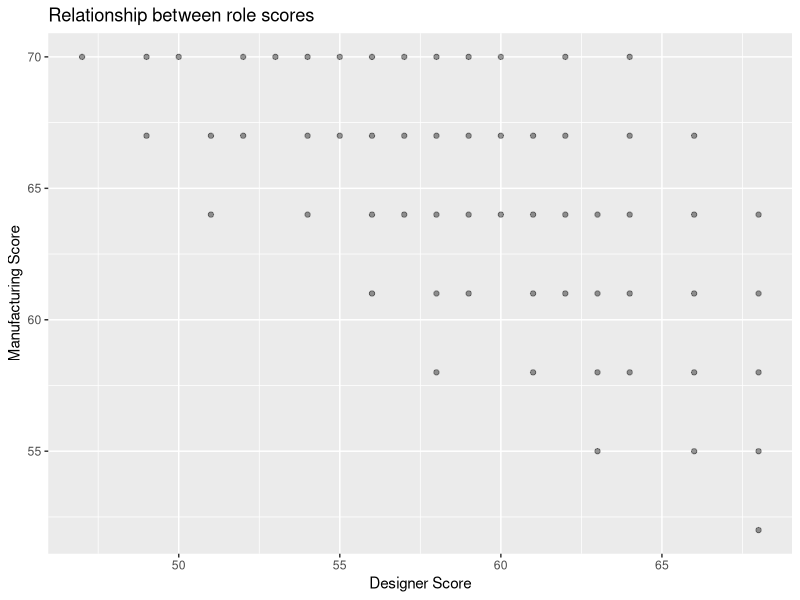
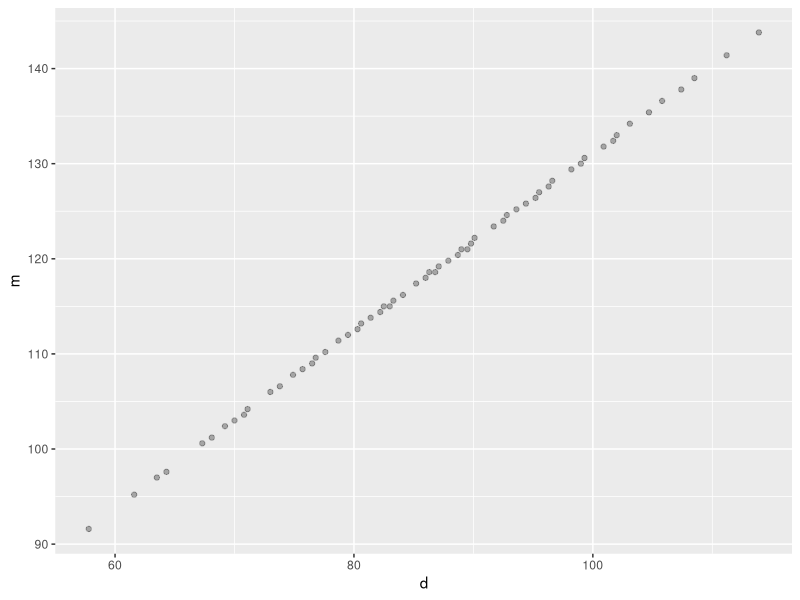
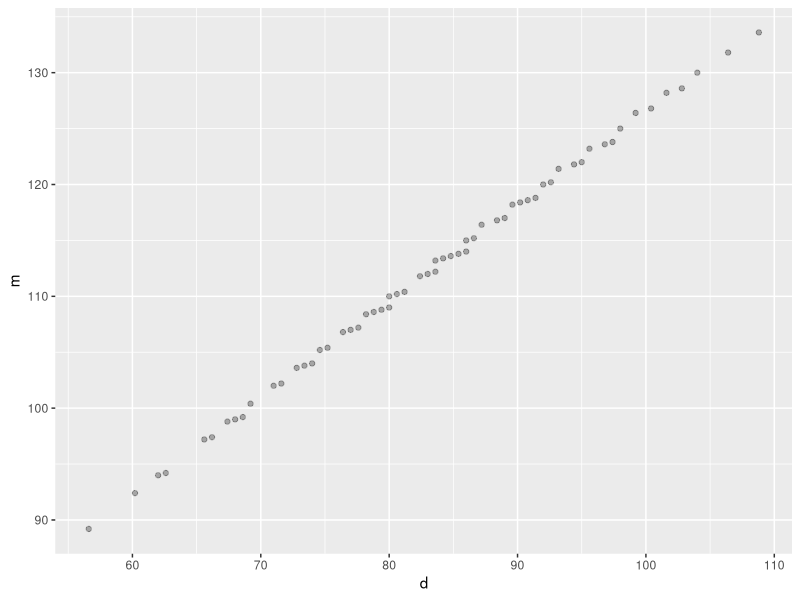
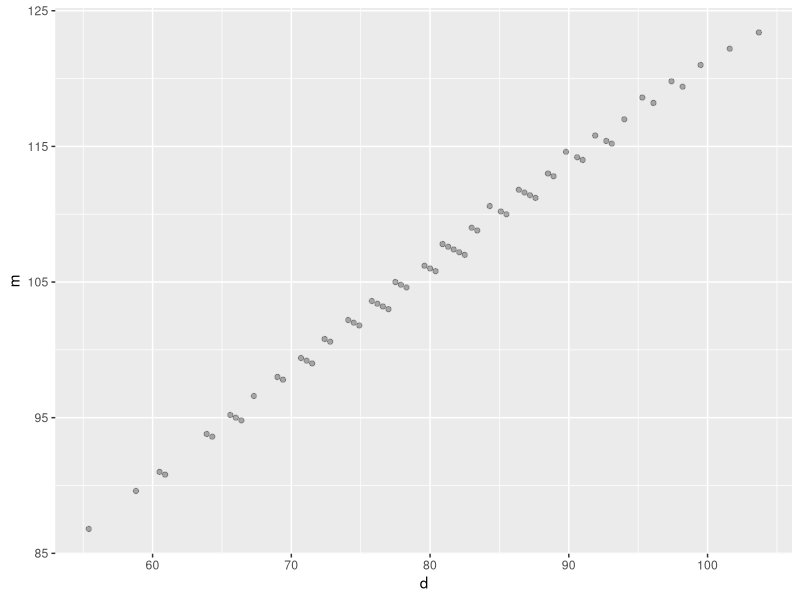
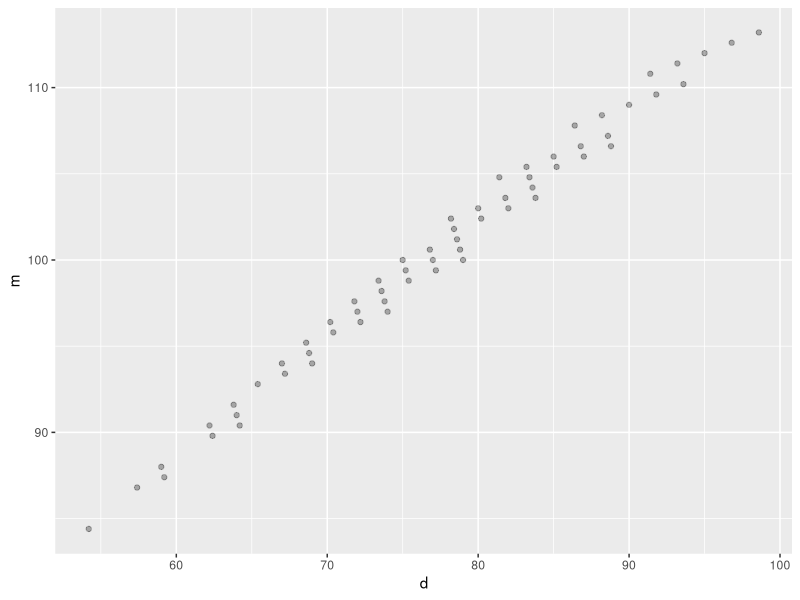
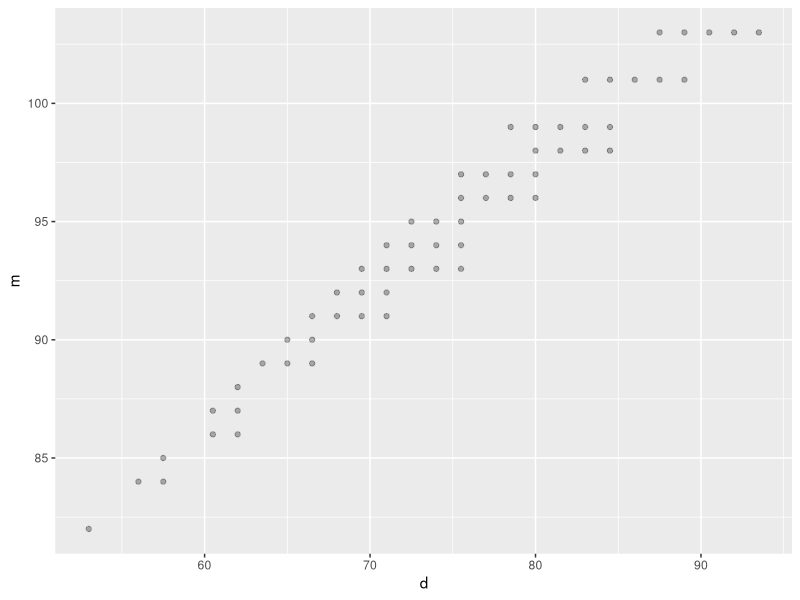
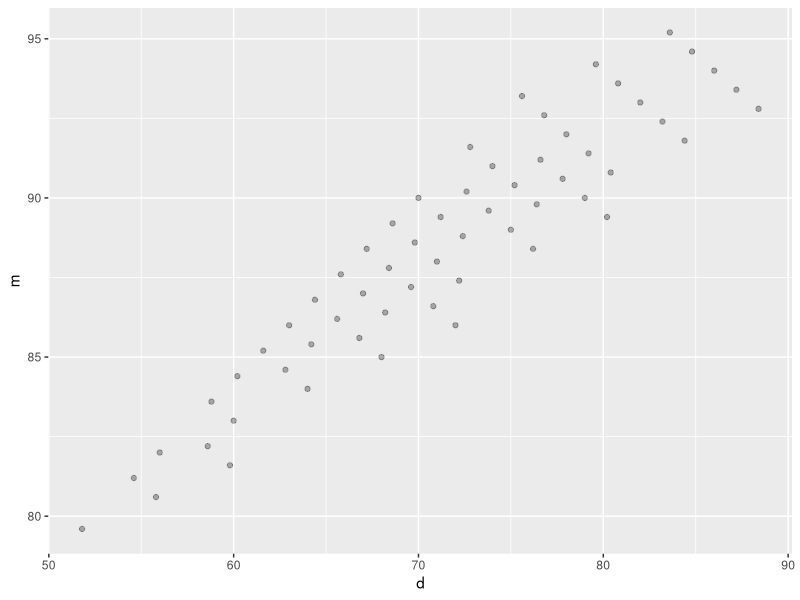
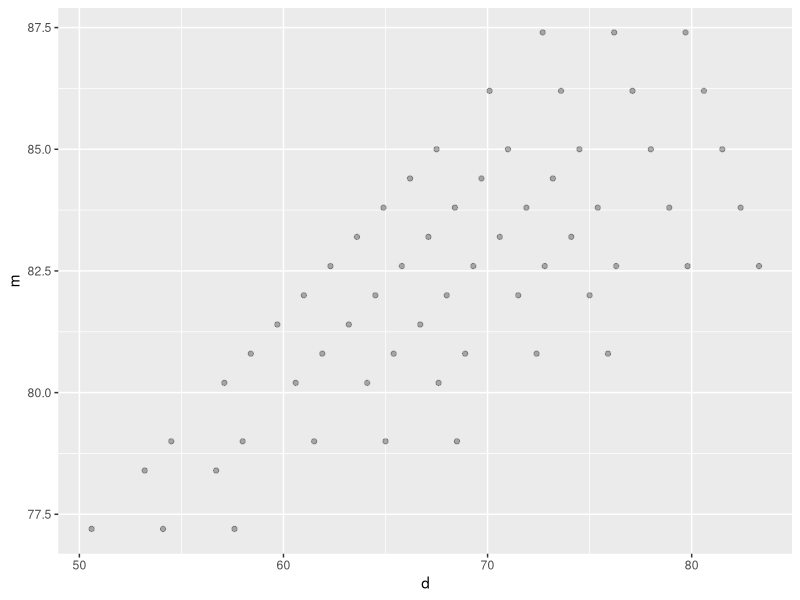

Reproduce these figures in R, in order.
## ---- chunk 1
knitr::opts_chunk$set(echo = TRUE)
library(tidyverse)
library(magrittr)
library(gtools)
## ---- chunk 2
ref_info <- list(
  shape = c("Triangle", "Parallelogram", "Trapezoid"),
  shape_abbr = c("t", "p", "z"),
  str = c(4, 6, 5),
  flex = c(2, 4, 8),
  cost = c(6, 10, 16),
  cost_multipliers = c(
    m = 1,
    d = .5),
  rel_val_m = c(0, 0, -3),
  rel_val_d = c(3, 5, 5),
  budget = 70
)
## ---- chunk 3

# This is the basic scoring function for either player
score_basic <- function(str, flex, cost, cost_multiplier, budget) {
  return(str + flex + ((budget - cost) * cost_multiplier))
}

# Not much special here, just calculates the basics before sending it to score_basic
score_player <- function(shape_vec, role, ref = ref_info) {
  
  if (role == "d" | role == "m") {} else {
    stop("role is not 'd' fr designer or 'm' for manufacturer. Please specify to calculate scores:")
  }
  
  basic_score_vec <- c(
    strength = sum(ref[["str"]] * shape_vec), # calculating strength is based on ref_info
    flexibility = sum(ref[["flex"]] * shape_vec), # calculating flexibility is based on ref_info
    cost = sum(ref[["cost"]] * shape_vec) # calculating cost is based on ref_info
  )
  
  cost_multiply <- ref_info[["cost_multipliers"]][[role]]
  budge <- ref_info[["budget"]]
  
  score_vec <- c(
    basic_score_vec,
    player_score = score_basic(basic_score_vec[["strength"]],
                               basic_score_vec[["flexibility"]],
                               basic_score_vec[["cost"]],
                               cost_multiply,
                               budge
                               ))
  
  return(score_vec)
}
## ---- chunk 4
n_shape <- 0:7
max_shapesum <- max(n_shape)
min_shapesum <- 4

exclusion_fn <- function(shape_vec, max = max_shapesum, min = min_shapesum) {
  if (sum(shape_vec) > max) {return(F)} # don't exceed shape maximum
  if (sum(shape_vec) < min) {return(F)} # you need at least 4 to fill in the figure
  if (shape_vec[1] < 1) {return(F)} # solutions must include at least 1 triangle
  if (shape_vec[1] < 2 & any(sum(shape_vec) < 5, shape_vec[3] < 2)) {return(F)} # if there are less than 2 triangles, you need at least 5 shapes and 2 of them need to be trapezoids
  if (shape_vec[3] < 1 & shape_vec[1] < 3) {return(F)} # if you 
  return(T)
}

shape_perms <- gtools::permutations(length(n_shape), 3, v = n_shape, repeats.allowed = T) %>% 
  t %>% as.data.frame %>% 
  extract(map_lgl(., exclusion_fn))
## ---- chunk 5
# This determines scores for each player for each combination of shapes used to fill in the outline of the plane
all_scores <- cbind(shape_perms %>% t %>% as.data.frame %>% set_colnames(c("t", "p", "z")), 
                    # calculates designer scores for each permutation
                    map2_dfr(shape_perms, rep("d", ncol(shape_perms)), score_player) %>% 
                      rename(d = player_score), 
                    # calculates manufacturer scores for each permutation
                    map2_dfr(shape_perms, rep("m", ncol(shape_perms)), score_player) %>% 
                      rename(m = player_score) %>% dplyr::select(m)) %>% 
  # also calculate joint score, the ratio between the two, and the distance from 1
  mutate(joint_score = d + m,
         ratio = d/m,
         ratio_dist_1 = abs(1 - ratio),
         id = paste0(t,p,z))

cors <- cor(all_scores %>% dplyr::select(where(is.numeric)))
cors
## ---- chunk 6
# this kind of plot gives a sense of what outomes are likely possible given at least the constraints we know
ggplot(all_scores, aes(d, m)) + geom_point(alpha = .4) +
  labs(title = "Relationship between role scores") +
  xlab("Designer Score") +
  ylab("Manufacturing Score")
## ---- chunk 7
# I made these functions to test a bunch of different values for the cost measure to try to optimize for something very integrative. It essentially just runs the same thing as all the above but for different cost/budget numbers
change_ref_info <- function(multiplier, ref = ref_info) {
  ref_info[["cost"]] <- ref_info[["cost"]] * multiplier
  ref_info[["budget"]] <- ref_info[["budget"]] * multiplier
  return(ref_info)
}

calculate_scores <- function(new_ref_df, perm_df = shape_perms) {
  score_df <- cbind(perm_df %>% t %>% as.data.frame %>% set_colnames(c("t", "p", "z")),
                    map2_dfr(perm_df, rep("d", ncol(perm_df)), 
                             ~ score_player(shape_vec = .x, role = .y, ref = new_ref_df)) %>% 
                      rename(d = player_score), 
                    map2_dfr(perm_df, rep("m", ncol(perm_df)), 
                             ~ score_player(shape_vec = .x, role = .y, ref = new_ref_df)) %>% 
                      rename(m = player_score) %>% dplyr::select(m)) %>% 
    mutate(joint_score = d + m,
           ratio = d/m,
           ratio_dist_1 = abs(1 - ratio))
  return(score_df)
}


test_dfs <- map(c(seq(.1, 1, .1), seq(2, 10, 1)), change_ref_info) 
test <- test_dfs %>% 
  map(calculate_scores)
## ---- chunk 8
plot_scores <- function(df) {
  ggplot(df, aes(d, m)) + geom_point(alpha = .3)
}

map(test, plot_scores)
